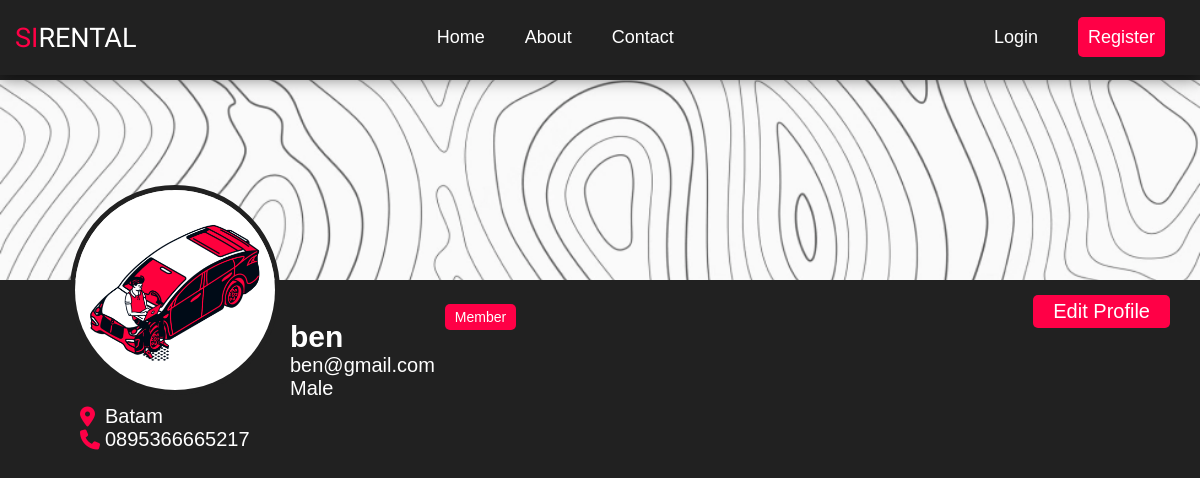
The page /profile.php?user_id=2 on the database as committed earlier.
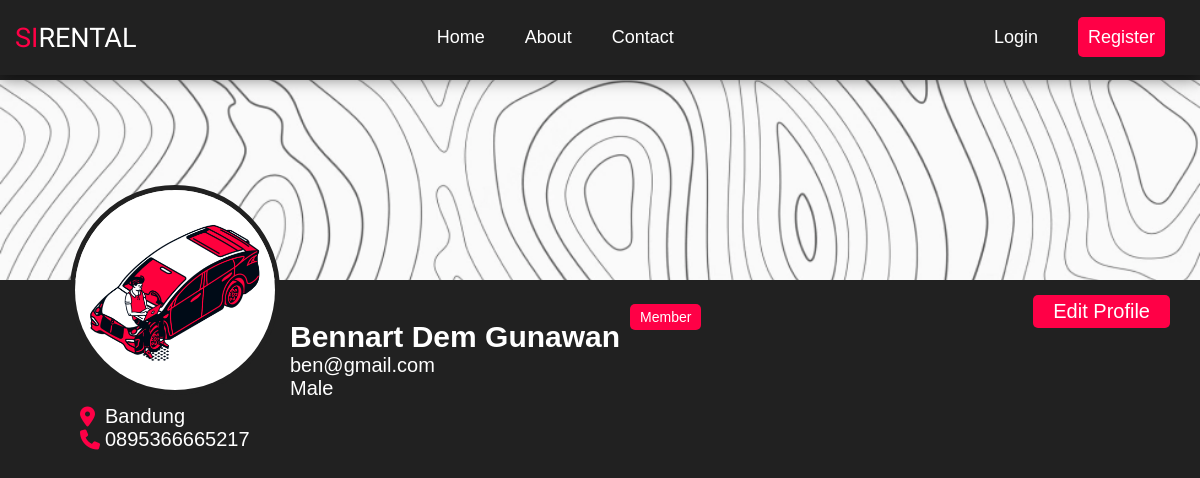
The same page on the database as committed later.
### tables this page shows
CREATE TABLE IF NOT EXISTS `users` (
  `user_id` int(11) NOT NULL AUTO_INCREMENT,
  `user_name` varchar(50) DEFAULT NULL,
  `user_email` varchar(30) NOT NULL,
  `user_password` varchar(16) NOT NULL,
  `user_address` varchar(50) DEFAULT NULL,
  `user_phone` varchar(50) DEFAULT NULL,
  `user_gender` char(50) DEFAULT NULL,
  `user_level` int(11) NOT NULL,
  PRIMARY KEY (`user_id`),
  UNIQUE KEY `user_email` (`user_email`)
);

### profile.php (the view, shortened to what this page needs)
<?php
include('server/connection.php');
$id = $_GET['user_id'];
$query = "SELECT * FROM users WHERE user_id = $id";
$result = mysqli_query($conn, $query);
$row = mysqli_fetch_assoc($result);
include("layouts/navbar.php");
?>
<?php if ($row['user_level'] == 0) {
  $role = "Admin";
} else if ($row['user_level'] == 1) {
  $role = "Member";
} else {
  $role = "Customer";
}
?>
<div class="container-profile">
  <div class="background-profile">
    <img src="assets/background/topo.png" alt="" class="background-image" />
  </div>
  <div class="content-profile">
    <div>
      <img src="assets/icon/<?php echo $role; ?>.png" alt="" class="profile-image" />
    </div>
    <div class="profile-data">
      <h2><?php echo $row['user_name'] ?></h2>
      <p><?php echo $row['user_email'] ?></p>
      <p><?php if ($row['user_gender'] == "M") {
            $gender = "Male";
          } else if ($row['user_gender'] == 'F') {
            $gender = "Female";
          } else {
            $gender = "Undefined";
          }
          echo $gender;
          ?>
      </p>
      <div class="profile-data-privacy">
        <div>
          <i class="fa-solid fa-location-dot"></i>
          <p><?php echo $row['user_address'] ?></p>
        </div>
        <div>
          <i class="fa-solid fa-phone"></i>
          <p><?php echo $row['user_phone'] ?></p>
        </div>
      </div>
    </div>
    <div class="role" type="<?php echo $role ?>">
      <?php echo $role ?>
    </div>
    <a href="editProfile.php?user_id=<?php echo $row['user_id'] ?>" class="btn-edit-profil">
      <div>Edit Profile</div>
    </a>
  </div>
</div>
<?php
include('layouts/sidebar.php');
?>
</body>
</html>

Rows that differ between the two databases and show on the page:
changed users "ben@gmail.com": user_name "ben" → "Bennart Dem Gunawan"; user_address "Batam" → "Bandung"
